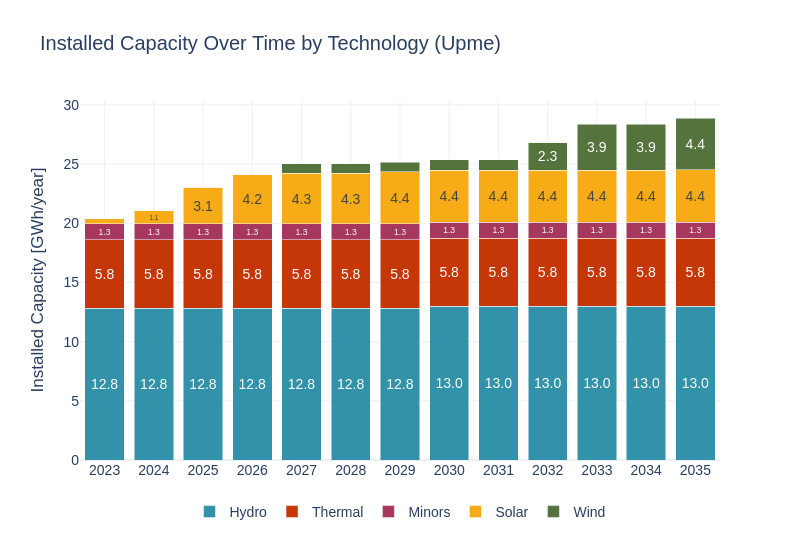

The notebook cell this image was saved under:
### Code cell
cap_inst_upme = pd.read_csv('../../../data/UPME/scenarios/1_upme.csv')
all_techs  = cap_inst_upme["gen_tech"].unique()

full_index = pd.MultiIndex.from_product([range(years[0], years[1] + 1), all_techs], names=["year", "gen_tech"])
all_combinations = pd.DataFrame(index=full_index).reset_index()

cap_inst_upme = pd.merge(all_combinations, cap_inst_upme, on=["year", "gen_tech"], how="left")
cap_inst_upme["BuildGen"] = cap_inst_upme["BuildGen"].fillna(0)

cap_inst_upme["BuildGen"] = cap_inst_upme.groupby("gen_tech")["BuildGen"].cumsum()
cap_inst_upme["BuildGen"] = cap_inst_upme["BuildGen"] / 1000
sw.scenarios.dispatched_generation(cap_inst_upme, 'Installed Capacity', 'GWh', 'year', 'BuildGen', 'gen_tech', scenario_name, 'Upme', 1)
#cap_inst_upme.to_csv('./14_upme.csv')

### Figure 1 — Plotly figure (JSON) as saved in the notebook; plotly's stock layout.template omitted (floating-point values rounded to 4 significant figures)
{"data": [{"alignmentgroup": "True", "hovertemplate": "gen_tech=Hydro<br>Year=%{x}<br>Dispatched Generation (MW)=%{y}<br>text=%{text}<extra></extra>", "insidetextanchor": "middle", "legendgroup": "Hydro", "marker": {"color": "#3292A9", "pattern": {"shape": ""}}, "name": "Hydro", "offsetgroup": "Hydro", "orientation": "v", "showlegend": true, "text": ["12.84", "12.84", "12.84", "12.84", "12.84", "12.84", "12.84", "12.97", "12.97", "12.97", "12.97", "12.97", "12.97"], "textangle": 0, "textposition": "inside", "texttemplate": "%{text:.1f}", "type": "bar", "x": [2023, 2024, 2025, 2026, 2027, 2028, 2029, 2030, 2031, 2032, 2033, 2034, 2035], "xaxis": "x", "y": [12.84, 12.84, 12.84, 12.84, 12.84, 12.84, 12.84, 12.97, 12.97, 12.97, 12.97, 12.97, 12.97], "yaxis": "y"}, {"alignmentgroup": "True", "hovertemplate": "gen_tech=Thermal<br>Year=%{x}<br>Dispatched Generation (MW)=%{y}<br>text=%{text}<extra></extra>", "insidetextanchor": "middle", "legendgroup": "Thermal", "marker": {"color": "#C53707", "pattern": {"shape": ""}}, "name": "Thermal", "offsetgroup": "Thermal", "orientation": "v", "showlegend": true, "text": ["5.76", "5.76", "5.76", "5.76", "5.76", "5.76", "5.76", "5.76", "5.76", "5.76", "5.76", "5.76", "5.76"], "textangle": 0, "textposition": "inside", "texttemplate": "%{text:.1f}", "type": "bar", "x": [2023, 2024, 2025, 2026, 2027, 2028, 2029, 2030, 2031, 2032, 2033, 2034, 2035], "xaxis": "x", "y": [5.764, 5.764, 5.764, 5.764, 5.764, 5.764, 5.764, 5.764, 5.764, 5.764, 5.764, 5.764, 5.764], "yaxis": "y"}, {"alignmentgroup": "True", "hovertemplate": "gen_tech=Minors<br>Year=%{x}<br>Dispatched Generation (MW)=%{y}<br>text=%{text}<extra></extra>", "insidetextanchor": "middle", "legendgroup": "Minors", "marker": {"color": "#A6375F", "pattern": {"shape": ""}}, "name": "Minors", "offsetgroup": "Minors", "orientation": "v", "showlegend": true, "text": ["1.34", "1.34", "1.34", "1.34", "1.34", "1.34", "1.34", "1.34", "1.34", "1.34", "1.34", "1.34", "1.34"], "textangle": 0, "textposition": "inside", "texttemplate": "%{text:.1f}", "type": "bar", "x": [2023, 2024, 2025, 2026, 2027, 2028, 2029, 2030, 2031, 2032, 2033, 2034, 2035], "xaxis": "x", "y": [1.341, 1.341, 1.341, 1.341, 1.341, 1.341, 1.341, 1.341, 1.341, 1.341, 1.341, 1.341, 1.341], "yaxis": "y"}, {"alignmentgroup": "True", "hovertemplate": "gen_tech=Solar<br>Year=%{x}<br>Dispatched Generation (MW)=%{y}<br>text=%{text}<extra></extra>", "insidetextanchor": "middle", "legendgroup": "Solar", "marker": {"color": "#F7AB17", "pattern": {"shape": ""}}, "name": "Solar", "offsetgroup": "Solar", "orientation": "v", "showlegend": true, "text": ["", "1.12", "3.09", "4.17", "4.27", "4.28", "4.42", "4.42", "4.42", "4.42", "4.42", "4.42", "4.44"], "textangle": 0, "textposition": "inside", "texttemplate": "%{text:.1f}", "type": "bar", "x": [2023, 2024, 2025, 2026, 2027, 2028, 2029, 2030, 2031, 2032, 2033, 2034, 2035], "xaxis": "x", "y": [0.454, 1.119, 3.094, 4.172, 4.272, 4.282, 4.422, 4.422, 4.422, 4.422, 4.422, 4.422, 4.442], "yaxis": "y"}, {"alignmentgroup": "True", "hovertemplate": "gen_tech=Wind<br>Year=%{x}<br>Dispatched Generation (MW)=%{y}<br>text=%{text}<extra></extra>", "insidetextanchor": "middle", "legendgroup": "Wind", "marker": {"color": "#55733D", "pattern": {"shape": ""}}, "name": "Wind", "offsetgroup": "Wind", "orientation": "v", "showlegend": true, "text": ["", "", "", "", "", "", "", "", "", "2.30", "3.88", "3.88", "4.38"], "textangle": 0, "textposition": "inside", "texttemplate": "%{text:.1f}", "type": "bar", "x": [2023, 2024, 2025, 2026, 2027, 2028, 2029, 2030, 2031, 2032, 2033, 2034, 2035], "xaxis": "x", "y": [0, 0, 0, 0, 0.795, 0.795, 0.795, 0.875, 0.875, 2.301, 3.876, 3.876, 4.376], "yaxis": "y"}], "layout": {"barmode": "stack", "font": {"family": "Arial", "size": 14}, "height": 540, "legend": {"orientation": "h", "title": {}, "tracegroupgap": 0, "x": 0.5, "xanchor": "center", "y": -0.1}, "title": {"text": "Installed Capacity Over Time by Technology (Upme)"}, "width": 800, "xaxis": {"anchor": "y", "domain": [0, 1], "showgrid": true, "tickangle": 0, "tickfont": {"family": "Arial", "size": 14}, "tickvals": [2023, 2024, 2025, 2026, 2027, 2028, 2029, 2030, 2031, 2032, 2033, 2034, 2035], "title": {"text": ""}}, "yaxis": {"anchor": "x", "domain": [0, 1], "title": {"text": "Installed Capacity [GWh/year]"}}}}
